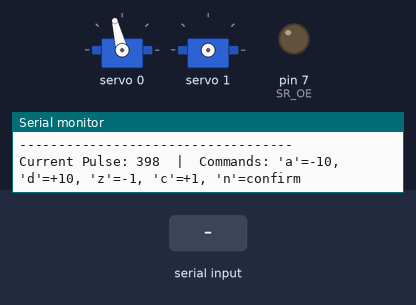
This sketch was run on a simulated Arduino Uno, built with avr-gcc and run on an emulated ATmega328P. Parts: 2 × servo, output pins drawn as LEDs (lit = HIGH), the last lines printed to the serial monitor. Inputs (shaded band) come from the test bench.

Above: at 2.2 s.
2.3 s: "n" received over Serial
At 4.3 s:
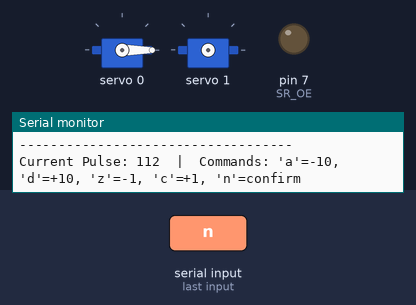
5.3 s: "n" received over Serial
At 6.8 s:
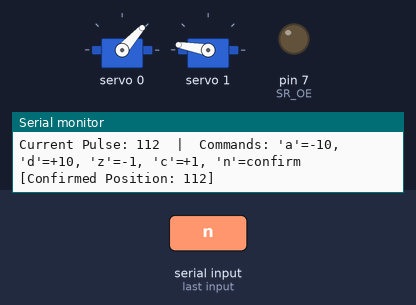
7.6 s: "n" received over Serial
At 10.4 s:
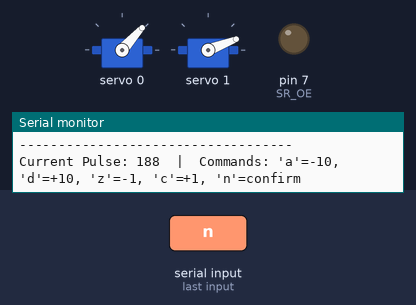
10.6 s: "a" received over Serial
At 11.3 s:
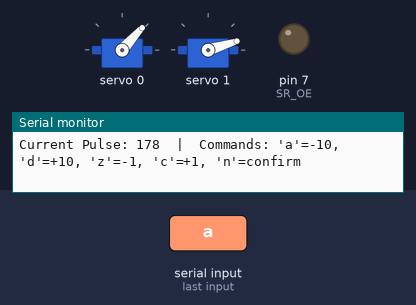
Timing chart, 0 to 13.1 s (numbered marks = the images above; inputs shaded):
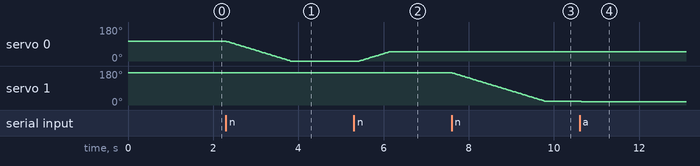

Measured:
- after the input at 2.3 s, servo 0: moves from 104° to 0° over 1.5 s, starting at once
- after the input at 5.3 s, servo 0: moves from 0° to 48° over 0.69 s, starting after 0.13 s
- after the input at 7.6 s, servo 1: moves from 170° to 21° over 2.2 s, starting at once
- after the input at 10.6 s, servo 1: 21° → 17° at once

The sketch:

wall-e_calibration.ino
```cpp
/**
 * WALL-E CALIBRATION CODE (MODIFIED TO REPRINT COMMANDS)
 */

#include <Wire.h>
#include <Adafruit_PWMServoDriver.h>

// Define the pin-mapping
#define SR_OE 7          // Servo shield output enable pin

// Define other constants
#define SERVOS 7         // Number of servo motors

// Instantiate objects
Adafruit_PWMServoDriver pwm = Adafruit_PWMServoDriver();

// Servo Positions:  Low,High
int preset[][2] =  {{398, 112},  // head rotation
                    {565, 188},  // neck top
                    {470, 100},  // neck bottom
                    {475, 230},  // eye right
                    {270, 440},  // eye left
                    {350, 185},  // arm left
                    {188, 360}}; // arm right

// Rest position
float restpos[7] = {50, 50, 40, 0, 0, 100, 100};

// Messages
String messages1[7] = {"Head Rotation - ","Neck Top Joint - ","Neck Bottom Joint - ","Eye Right - ","Eye Left - ","Arm Left - ","Arm Right - "};
String messages2[][2] = {{"LOW (head facing left)", "HIGH (head facing right)"},
                         {"LOW (head looking up)", "HIGH (head looking down)"},
                         {"LOW (head looking down)", "HIGH (head looking up)"},
                         {"LOW (eye rotated down)", "HIGH (eye rotated up)"},
                         {"LOW (eye rotated down)", "HIGH (eye rotated up)"},
                         {"LOW (arm rotated down)", "HIGH (arm rotated up)"},
                         {"LOW (arm rotated down)", "HIGH (arm rotated up)"}};

// Runtime Variables
int currentServo = 0;
int currentPosition = -1;
int position = preset[0][0] - 1;

// ----- MODIFIED -----
// A new helper function to print the current status.
void printStatus() {
  Serial.print("Current Pulse: ");
  Serial.print(position);
  Serial.println("  |  Commands: 'a'=-10, 'd'=+10, 'z'=-1, 'c'=+1, 'n'=confirm");
}

// ------------------------------------------------------------------
/// INITIAL SETUP
// ------------------------------------------------------------------
void setup() {
  pinMode(SR_OE, OUTPUT);
  digitalWrite(SR_OE, HIGH);

  pwm.begin();
  pwm.setPWMFreq(60);

  for (int i = 0; i < SERVOS; i++) pwm.setPin(i, 0);

  Serial.begin(115200);
  while(!Serial);

  Serial.println(F("////////// Starting Wall-E Calibration Program //////////"));

  digitalWrite(SR_OE, LOW);
  softStart();
  moveToNextPosition();
}

// -------------------------------------------------------------------
/// MOVE TO NEXT POSITION OR SERVO (MODIFIED)
// -------------------------------------------------------------------
void moveToNextPosition() {
  if (currentPosition != -1) {
    preset[currentServo][currentPosition] = position;
    Serial.print(F("\n[Confirmed Position: ")); Serial.print(position); Serial.println("]\n");
  }

  if (currentPosition < 1) {
    currentPosition++;
  } else {
    changeServoPosition(int(restpos[currentServo] / 100.0 * (preset[currentServo][1] - preset[currentServo][0]) + preset[currentServo][0]));
    pwm.setPin(currentServo, 0);
    currentServo++;
    currentPosition = 0;
    position = preset[currentServo][currentPosition] - 1;

    if (currentServo == SERVOS) {
      digitalWrite(SR_OE, HIGH);
      outputResults();
    }
    softStart();
  }

  Serial.print(messages1[currentServo]);
  Serial.println(messages2[currentServo][currentPosition]);
  Serial.println(F("-----------------------------------"));

  changeServoPosition(preset[currentServo][currentPosition]);

  // ----- MODIFIED -----
  // Call the new status printing function.
  printStatus();
}

// -------------------------------------------------------------------
/// CHANGE SERVO POSITION
// -------------------------------------------------------------------
void changeServoPosition(int newPosition) {
  while (position != newPosition) {
    if (position < newPosition) position++;
    else position--;
    pwm.setPWM(currentServo, 0, position);
    delay(5);
  }
}

// -------------------------------------------------------------------
/// SOFT START
// -------------------------------------------------------------------
void softStart() {
  unsigned long endTime = millis() + 1000;
  while (endTime > millis()) {
    pwm.setPWM(currentServo, 0, position);
    delay(10);
    pwm.setPin(currentServo, 0);
    delay(50);
  }
  pwm.setPWM(currentServo, 0, position);
}

// -------------------------------------------------------------------
/// OUTPUT THE RESULTS
// -------------------------------------------------------------------
void outputResults() {
  Serial.println("\n\nCalibrated values - please copy and paste these into the 'wall-e.ino' sketch:\n");
  Serial.print("int preset[][2] =  {{"); Serial.print(preset[0][0]); Serial.print(","); Serial.print(preset[0][1]); Serial.println("},  // head rotation");
  Serial.print("                    {"); Serial.print(preset[1][0]); Serial.print(","); Serial.print(preset[1][1]); Serial.println("},  // neck top");
  Serial.print("                    {"); Serial.print(preset[2][0]); Serial.print(","); Serial.print(preset[2][1]); Serial.println("},  // neck bottom");
  Serial.print("                    {"); Serial.print(preset[3][0]); Serial.print(","); Serial.print(preset[3][1]); Serial.println("},  // eye right");
  Serial.print("                    {"); Serial.print(preset[4][0]); Serial.print(","); Serial.print(preset[4][1]); Serial.println("},  // eye left");
  Serial.print("                    {"); Serial.print(preset[5][0]); Serial.print(","); Serial.print(preset[5][1]); Serial.println("},  // arm left");
  Serial.print("                    {"); Serial.print(preset[6][0]); Serial.print(","); Serial.print(preset[6][1]); Serial.println("}}; // arm right");

  while(1){}
}

// -------------------------------------------------------------------
/// READ INPUT FROM SERIAL (MODIFIED)
// -------------------------------------------------------------------
void readSerial() {
  char inchar = Serial.read();
  bool moved = false;

  if (inchar == 'n') {
    moveToNextPosition();
  } else if (inchar == 'a') {
    changeServoPosition(position - 10);
    moved = true;
  } else if (inchar == 'd') {
    changeServoPosition(position + 10);
    moved = true;
  } else if (inchar == 'z') {
    changeServoPosition(position - 1);
    moved = true;
  } else if (inchar == 'c') {
    changeServoPosition(position + 1);
    moved = true;
  }

  // ----- MODIFIED -----
  // If the servo moved, call the new status printing function.
  if (moved) {
    printStatus();
  }
}

// -------------------------------------------------------------------
/// MAIN PROGRAM LOOP
// -------------------------------------------------------------------
void loop() {
  if (Serial.available() > 0){
    readSerial();
  }
}
```
